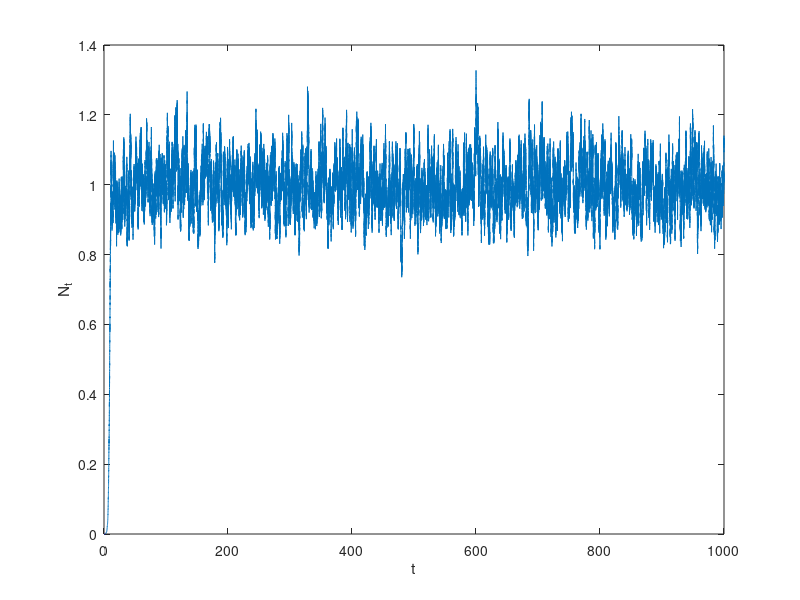
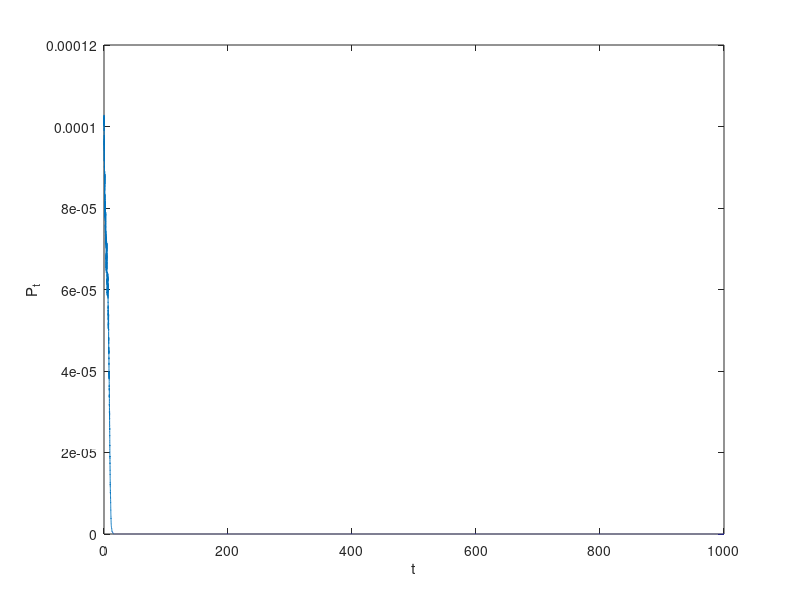
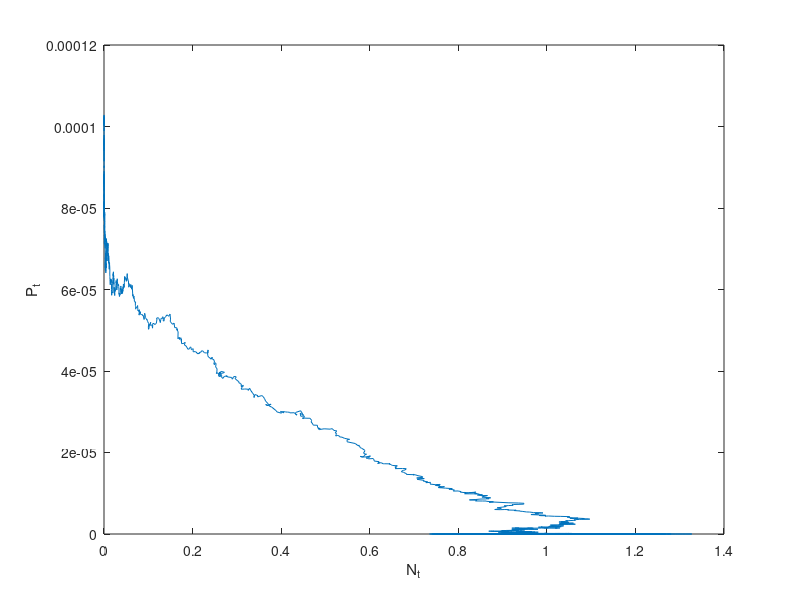
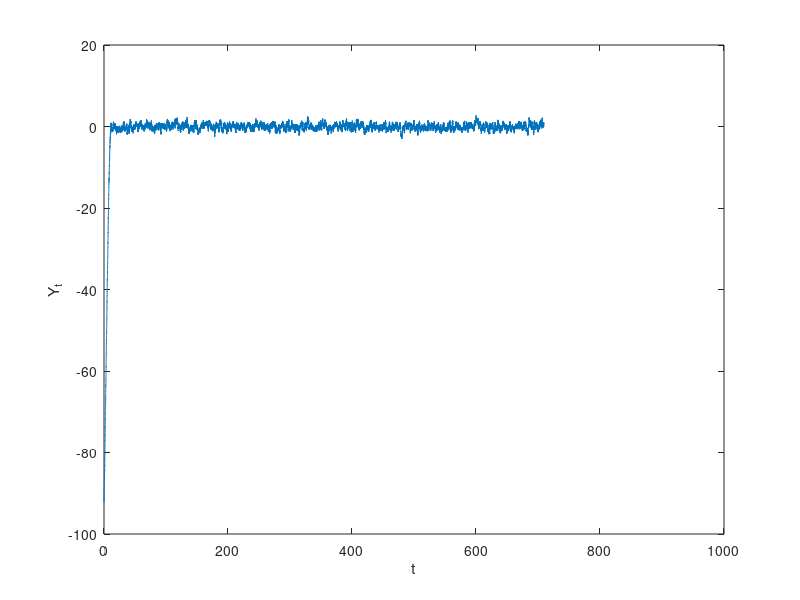

Source code (MATLAB) for these figures, in order: (Note: this script raises an error after producing the figures.)
%% MAIN assignment 2

clear all;

seed = 43;
rng(seed)
tic
%% Predator-Prey
tic
% Time domain, coarseness of grid and number of realizations.  
T=1000;
N=1e5;

% the dimensionality of the brownian motion. 
nB=2;

% number of instances of nb-dimensional BM. 

% Time step
dt = T/N;

% Simulation of brownian motion as cumulative sum of the increments.
% Time axis included. 
dB = sqrt(dt) .* randn(nB,N);
B = [ zeros(nB,1) , cumsum(dB,2)];
Tw = 0:dt:T;

%Euler Maruyama

r = 1;
K = 1;
beta = -10;
epsilon = 0.1;
mu = 0.05;
sigma_N = 0.1;
sigma_P = 0.1;

x0 = ones(nB,1).*1e-4;
nx = size(x0,1);
X = zeros(nx,N+1);
X(:,1)=x0;
fb = @(x,y) [r*x*(1-x/K)-beta*x*y;epsilon*beta*x*y-mu*y];
gb = @(x,y) [sigma_N*x;sigma_P*y];
for k=1:N           
    dt = Tw(k+1)-Tw(k);                
    dB = B(:,k+1)-B(:,k);           
    f = fb(X(1,k),X(2,k));     
    g = gb(X(1,k),X(2,k));       
    X(:,k+1) = X(:,k)+f.*dt+g.*dB; 
end
toc
figure(12)
plot(Tw,X(1,:))
xlabel('t')
ylabel('N_t')
figure(13)
plot(Tw,X(2,:))
xlabel('t')
ylabel('P_t')
figure(14)
plot(X(1,:),X(2,:))
xlabel('N_t')
ylabel('P_t')

mean_N=mean(X(1,1:end));
mean_P=mean(X(2,1:end));

var_N=var(X(1,1:end));
var_P=var(X(2,1:end));

cov_NP=cov(X(1,1:end),X(2,1:end));
%% Lamperti

tic
% Stochastic Heun for the Ito equation, (include the transformation
% invariance argument)
%T=1000;
%N=10e5;

% the dimensionality of the brownian motion. 
%nB=2;

% number of instances of nb-dimensional BM. 

% Time step
%dt = T/N;
%Tw = 0:dt:T;
% Simulation of brownian motion as cumulative sum of the increments.
% Time axis included. 
%dB = sqrt(dt) .* randn(nB,N);
%B = [ zeros(nB,1) , cumsum(dB,2)];
%Tw = 0:dt:T;

%r = 1;
%K = 1;
%beta = 10;
%epsilon = 0.1;
%mu = 0.05;
%sigma_N = 0.1;
%sigma_P = 0.1;

% For the Lamperti transformed system 
x20 =log((ones(nB,1)).*1e-4).*sigma_N^-1;
nx = size(x20,1);
Y = zeros(nx,N+1);
Y(:,1)=x20;

fa = @(x,y) [((r*x*(1-x/K))-beta*x*y)/(sigma_N*x)-(1/2)*sigma_N;(epsilon*beta*x*y-mu*y)/(sigma_P*y)-(1/2)*sigma_P];

for k=1:N           
    dt = Tw(k+1)-Tw(k);                
    dB = B(:,k+1)-B(:,k);
    f = fa(exp(sigma_N*Y(1,k)),exp(sigma_N*Y(2,k)));
    g = [1;1];
    % Euler-Maruyama step as predictor. 
    Y(:,k+1) = Y(:,k)+f.*dt+g.*dB;
    % Corrector. 
    f_tilde = (1/2).*(fa(exp(sigma_N*Y(1,k)),exp(sigma_N*Y(2,k)))+fa(exp(sigma_N*Y(1,k+1)),exp(sigma_N*Y(2,k+1))));
    g_tilde = (1/2).*([1;1]+[1;1]);
    Y(:,k+1) = Y(:,k)+f_tilde.*dt+g_tilde.*dB;
end
toc
figure(50)
plot(Tw,Y(1,:))
xlabel('t')
ylabel('Y_t')
figure(60)
plot(Tw,Y(2,:))
xlabel('t')
ylabel('Y_t')


%%
% runtime analysis done with paper and pencil. Can be reproduced by tictoc
A=[1e5,1e6,1e7];
B=[0.82,6.76,65.21];
C=[1.046,9.93,96.89];
figure(58)
plot(A,B)
xlabel('N')
ylabel('runtime')
hold on
plot(A,C)
legend('Euler-Maruyama','Heun with Lamperti')



%% We back-transform the solutions from the Heun method used on the lamperti transformed system



Y2(1,:)=exp(sigma_N.*Y(1,:));
Y2(2,:)=exp(sigma_P.*Y(2,:));


figure(1000)
plot(X(1,:))
xlabel('t')
ylabel('N_t')
hold on
plot(Y2(1,:))
legend('X_t','Z_t')
figure(2000)
plot(X(2,:))
xlabel('t')
ylabel('P_t')
hold on
plot(Y2(2,:))
legend('X_t','Z_t')


%% Sensitivity, NOT USED

% sensitivities for the zero solution. 

% Time domain, coarseness of grid and number of realizations.  
T=100;
N=1e5;

% the dimensionality of the brownian motion. 
nB=2;

% number of instances of nb-dimensional BM. 

% Time step
dt = T/N;

% Simulation of brownian motion as cumulative sum of the increments.
% Time axis included. 
dB = sqrt(dt) .* randn(nB,N);
B = [ zeros(nB,1) , cumsum(dB,2)];
Tw = 0:dt:T;

%Euler Maruyama

r = 1;
K = 1;
beta = 5;
epsilon = 0.1;
mu = 0.05;
sigma_N = 0.1;
sigma_P = 0.1;
n = 2;
x0 = ones(nB,1);
nx = size(x0,1);
X = zeros(nx,N+1);
X(:,1)=x0;
fb = @(x,y) [(r-((2*r*n)/K))*x-beta*n*y;(epsilon*beta*n-mu)*y];
gb = @(x,y) [sigma_N;sigma_P];
for k=1:N           
    dt = Tw(k+1)-Tw(k);                
    dB = B(:,k+1)-B(:,k);           
    f = fb(X(1,k),X(2,k));     
    g = gb(X(1,k),X(2,k));       
    X(:,k+1) = X(:,k)+f.*dt+g.*dB;                   
end


figure(120)
plot(Tw,X(1,:))
figure(130)
plot(Tw,X(2,:))

figure(140)
plot(X(1,:),X(2,:))


%% Transition probabilities and filter
clear;

% constants
sigma = 2;
lambda = 1;

% state grid
h = 0.2;
x = -20:h:20.1;

% Advection-diffusion form of Forward Kolmogorov
u = @(y) -lambda.*y-(sigma.^2).*y;

D = @(y) (1/2).*(sigma.^2).*(1+y.^2);

% we solve for different values of t

G = fvade(u,D,x,'r');

dt = 0.05;

P1 = expm(G*dt);

figure(10)
imagesc(x,x,P1)
colorbar

dt = 0.1;

P2 = expm(G*dt);

figure(20)
imagesc(x,x,P2)
colorbar
dt = 0.2;

P3 = expm(G*dt);

figure(30)
imagesc(x,x,P3)
colorbar

dt = 0.5;

P4 = expm(G*dt);

figure(40)
imagesc(x,x,P4)
colorbar

%%
figure(41)
plot(x(1,1:end-1),P1(100,:))
hold on
plot(x(1,1:end-1),P2(100,:))
plot(x(1,1:end-1),P3(100,:))
plot(x(1,1:end-1),P4(100,:))
legend('dt=0.05','dt=0.1','dt=0.2','dt=0.5')
xlabel('State')
ylabel('P')
figure(49)
plot(x(1,1:end-1),P1(5,:))
hold on
plot(x(1,1:end-1),P2(5,:))
plot(x(1,1:end-1),P3(5,:))
plot(x(1,1:end-1),P4(5,:))
legend('dt=0.05','dt=0.1','dt=0.2','dt=0.5')
xlabel('State')
ylabel('P')
%%

Y = importdata('Assignment2-observations.txt',' ');
Y = Y.data;
tY = Y(:,1);
Y = Y(:,2);
plot(tY,Y,'.')


%%

s = 1;

l = @ (x,y) (1./(s.*sqrt(1+x.^2).*sqrt(2.*pi))).*exp((-((y-x).^2))./(2.*s^2.*(1+x.^2)));  % state likelihood fun
xc = x(1:(end-1)) + 0.5 * diff(x);
L = l(xc,Y);

figure(13)
plot(x,l(1,x))  
hold on
plot(x,l(2,x))  
plot(x,l(3,x))
xlabel('x')
ylabel('l(x)')
legend('X_t=1','X_t=2','X_t=3')
hold off
%%

G = fvade(u,D,x,'r');

dt = 0.1;

P = expm(G*dt);

c = zeros(1,length(tY));  % normalization
phi = zeros(length(tY)+1,length(P));  % predictor
psi = zeros(length(tY),length(P));  % estimator

%%
% estimate prior probability of x as the stationary distribution
X0 = null(G');
X0 = X0./sum(X0);
phi(1,:) = X0;


for i = 1:length(tY)-1
    c(i) = sum(phi(i,:) .* L(i+1,:));
    psi(i,:) = (1./c(i)) * phi(i,:).*L(i+1,:);  % data update
    phi(i+1,:) = psi(i,:) * P;  % time update
end

figure(1)
plot(tY,sum(psi.*xc,2))
hold on
tY2 = tY:0.1:20.1;
tY2 = tY2';
plot(tY2,sum(phi.*xc,2))
plot(tY,Y,'.')
xlabel('t')
ylabel('X_t')
legend('psi','phi')

%% CAREFUL, RUNNING MORE THAN ONCE REMOVES MORE OF PHI, YOU WILL HAVE TO RUN THE WHOLE SCRIPT
phi(end,:)=[];
sum1 = abs(Y(1:length(Y(:,1)),1)-sum(phi.*xc,2));
sumPHI=sum(sum1);

sum2 = abs(Y(1:length(Y(:,1)),1)-sum(psi.*xc,2));
sumPSI=sum(sum2);




figure(2)
imagesc(psi)
figure(3)
imagesc(phi)




